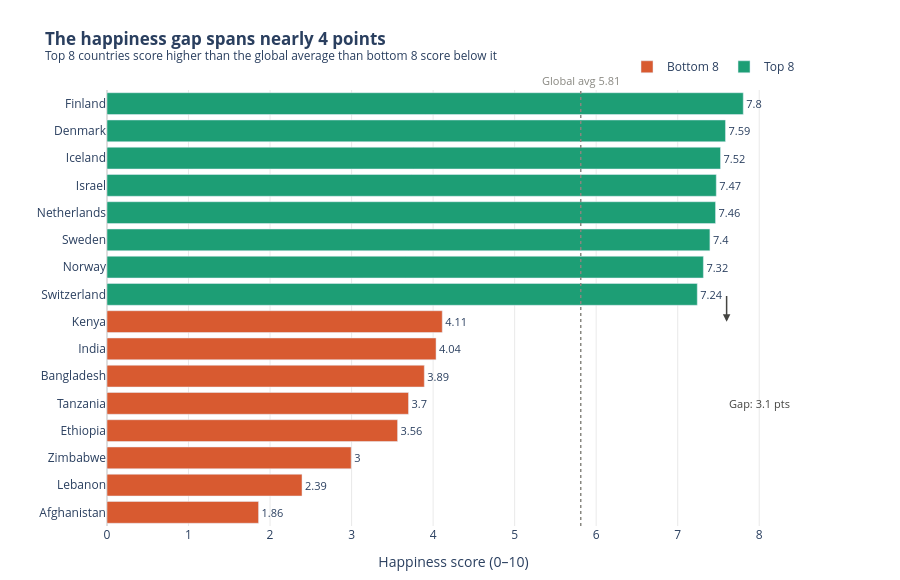

Write notebook code for a chart like this one.
### Markdown cell above
---
## Task 2 — Bottom vs. Top: A Contrast Story

**What to build:** A bar chart that highlights the **gap between the happiest and least happy countries**, focusing on a specific insight.

**Requirements:**
- Show the **top 8 AND bottom 8 countries** together (16 bars total)
- Use **colour** to distinguish the two groups (not Plotly's default rainbow)
- Add a **visual separator or annotation** that emphasises the gap
- Insight title that tells the story of the gap

**Hint:** Use `pd.concat([df.nlargest(8,'Happiness_Score'), df.nsmallest(8,'Happiness_Score')])` to get both groups.

**Stretch goal:** Add a vertical reference line showing the global average.

### Code cell
# Task 2: Top 8 vs. Bottom 8 contrast
# ------------------------------------

# Step 1: Get top and bottom countries
top8 = df.nlargest(8, 'Happiness_Score').copy()
top8['Group'] = 'Top 8'
bottom8 = df.nsmallest(8, 'Happiness_Score').copy()
bottom8['Group'] = 'Bottom 8'

combined = pd.concat([bottom8, top8]).sort_values('Happiness_Score')
global_avg = df['Happiness_Score'].mean()
print(f"Global average: {global_avg:.2f}")

# Step 2: Build the chart
fig = go.Figure()

colors = {'Top 8': '#1D9E75', 'Bottom 8': '#D85A30'}

for group in ['Bottom 8', 'Top 8']:
    mask = combined['Group'] == group
    fig.add_trace(go.Bar(
        x=combined.loc[mask, 'Happiness_Score'],
        y=combined.loc[mask, 'Country'],
        orientation='h',
        name=group,
        marker_color=colors[group],
        text=combined.loc[mask, 'Happiness_Score'].round(2),
        textposition='outside',
        textfont=dict(size=11),
    ))

# Global average reference line
fig.add_vline(
    x=global_avg,
    line_dash='dot',
    line_color='#888780',
    line_width=1.5,
    annotation_text=f'Global avg {global_avg:.2f}',
    annotation_position='top',
    annotation_font=dict(size=11, color='#888780'),
)

# Gap annotation — arrow spanning bottom to top anchor points
fig.add_annotation(
    x=7.6, y=bottom8['Country'].iloc[bottom8['Happiness_Score'].argmax()],
    ax=7.6, ay=top8['Country'].iloc[top8['Happiness_Score'].argmin()],
    xref='x', yref='y', axref='x', ayref='y',
    text='', showarrow=True,
    arrowhead=2, arrowwidth=1.5, arrowcolor='#444441',
)
fig.add_annotation(
    x=7.6,
    y=combined['Country'].iloc[len(bottom8) // 2],
    xref='x', yref='y',
    text=f"Gap: {top8['Happiness_Score'].min() - bottom8['Happiness_Score'].max():.1f} pts",
    showarrow=False,
    font=dict(size=11, color='#444441'),
    xanchor='left',
)

fig.update_layout(
    title=(
        '<b>The happiness gap spans nearly 4 points</b><br>'
        '<sup>Top 8 countries score higher than the global average than bottom 8 score below it</sup>'
    ),
    xaxis=dict(
        title='Happiness score (0–10)',
        range=[0, 8.5],
        showgrid=True,
        gridcolor='rgba(200,200,200,0.4)',
        zeroline=True,
        zerolinecolor='rgba(200,200,200,0.6)',
    ),
    yaxis=dict(title='', autorange=True),
    barmode='overlay',
    plot_bgcolor='white',
    paper_bgcolor='white',
    legend=dict(orientation='h', yanchor='bottom', y=1.02, xanchor='right', x=1),
    height=580,
    margin=dict(l=20, r=100, t=90, b=40),
    showlegend=True,
)

fig.show()

### Figure 1 — Plotly figure (JSON) as saved in the notebook; plotly's stock layout.template omitted (floating-point values rounded to 4 significant figures)
{"data": [{"marker": {"color": "#D85A30"}, "name": "Bottom 8", "orientation": "h", "text": [1.86, 2.39, 3.0, 3.56, 3.7, 3.89, 4.04, 4.11], "textfont": {"size": 11}, "textposition": "outside", "type": "bar", "x": [1.859, 2.392, 2.995, 3.564, 3.698, 3.892, 4.036, 4.112], "y": ["Afghanistan", "Lebanon", "Zimbabwe", "Ethiopia", "Tanzania", "Bangladesh", "India", "Kenya"]}, {"marker": {"color": "#1D9E75"}, "name": "Top 8", "orientation": "h", "text": [7.24, 7.32, 7.4, 7.46, 7.47, 7.52, 7.59, 7.8], "textfont": {"size": 11}, "textposition": "outside", "type": "bar", "x": [7.24, 7.315, 7.395, 7.464, 7.473, 7.525, 7.586, 7.804], "y": ["Switzerland", "Norway", "Sweden", "Netherlands", "Israel", "Iceland", "Denmark", "Finland"]}], "layout": {"annotations": [{"font": {"color": "#888780", "size": 11}, "showarrow": false, "text": "Global avg 5.81", "x": 5.811, "xanchor": "center", "xref": "x", "y": 1, "yanchor": "bottom", "yref": "y domain"}, {"arrowcolor": "#444441", "arrowhead": 2, "arrowwidth": 1.5, "ax": 7.6, "axref": "x", "ay": "Switzerland", "ayref": "y", "showarrow": true, "text": "", "x": 7.6, "xref": "x", "y": "Kenya", "yref": "y"}, {"font": {"color": "#444441", "size": 11}, "showarrow": false, "text": "Gap: 3.1 pts", "x": 7.6, "xanchor": "left", "xref": "x", "y": "Tanzania", "yref": "y"}], "barmode": "overlay", "height": 580, "legend": {"orientation": "h", "x": 1, "xanchor": "right", "y": 1.02, "yanchor": "bottom"}, "margin": {"b": 40, "l": 20, "r": 100, "t": 90}, "paper_bgcolor": "white", "plot_bgcolor": "white", "shapes": [{"line": {"color": "#888780", "dash": "dot", "width": 1.5}, "type": "line", "x0": 5.811, "x1": 5.811, "xref": "x", "y0": 0, "y1": 1, "yref": "y domain"}], "showlegend": true, "title": {"text": "<b>The happiness gap spans nearly 4 points</b><br><sup>Top 8 countries score higher than the global average than bottom 8 score below it</sup>"}, "xaxis": {"gridcolor": "rgba(200,200,200,0.4)", "range": [0, 8.5], "showgrid": true, "title": {"text": "Happiness score (0–10)"}, "zeroline": true, "zerolinecolor": "rgba(200,200,200,0.6)"}, "yaxis": {"autorange": true, "title": {"text": ""}}}}
